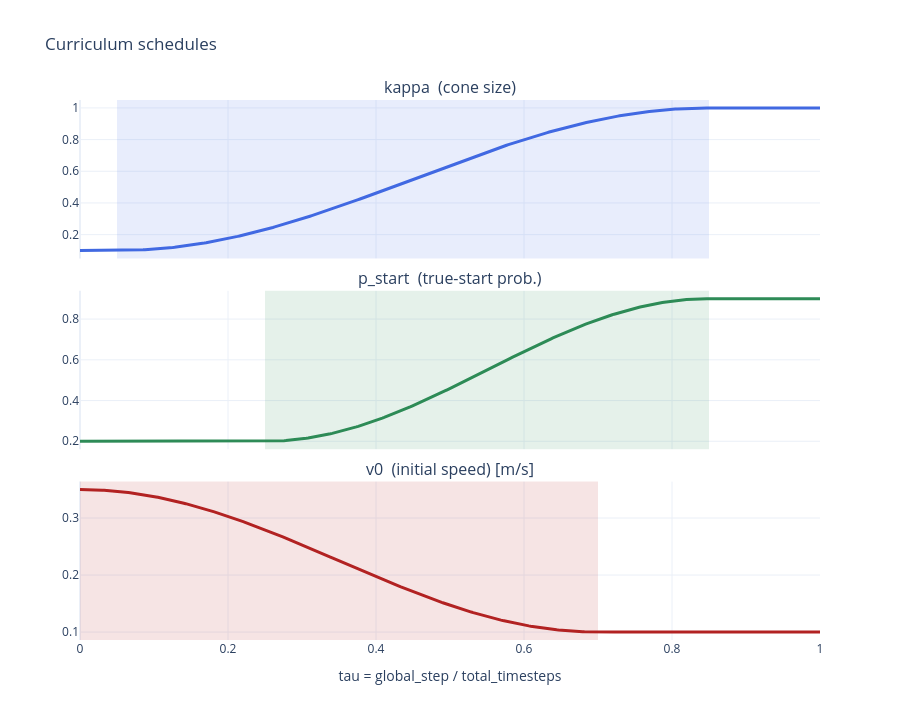

Notebook code for this chart:
### Markdown cell above
## 2. The cosine schedules vs `tau`

Three knobs, three windows. Read top-to-bottom as the training timeline:

| knob | window | from → to | effect |
|---|---|---|---|
| `kappa` (cone size) | `[a0, a1]` | `kappa_min` → `1` | **ramps first** → widens the spawn cone (discovery) |
| `p_start` (true-start mix) | `[b0, b1]` | `p_start_min` → `p_start_max` | **ramps later** → shifts toward the deployment start distribution |
| `v0` (initial speed) | `[c0, c1]` | `v0_max` → `0` | **ramps down early** → removes the through-gate momentum crutch |

The shaded band on each panel is that knob's active window.

### Code cell
taus = np.linspace(0.0, 1.0, 400)
fig = make_subplots(rows=3, cols=1, shared_xaxes=True, vertical_spacing=0.06,
                    subplot_titles=("kappa  (cone size)", "p_start  (true-start prob.)",
                                    "v0  (initial speed) [m/s]"))
specs = [
    (1, _f(kappa_schedule(taus, cfg)), (cfg.a0, cfg.a1), "royalblue"),
    (2, _f(p_start_schedule(taus, cfg)), (cfg.b0, cfg.b1), "seagreen"),
    (3, _f(v0_schedule(taus, cfg)), (cfg.c0, cfg.c1), "firebrick"),
]
for row, y, (w0, w1), c in specs:
    fig.add_trace(go.Scatter(x=taus, y=y, mode="lines", line=dict(color=c, width=3),
                             showlegend=False), row=row, col=1)
    fig.add_vrect(x0=w0, x1=w1, fillcolor=c, opacity=0.12, line_width=0, row=row, col=1)
fig.update_xaxes(title_text="tau = global_step / total_timesteps", row=3, col=1)
fig.update_xaxes(range=[0, 1])  # tau only ever spans [0, 1]
fig.update_layout(height=720, title="Curriculum schedules", template="plotly_white")
fig.show()

### Figure 1 — Plotly figure (JSON) as saved in the notebook; plotly's stock layout.template omitted (floating-point values rounded to 4 significant figures; data arrays with more than 128 entries replaced by an {"elided": "..."} marker saying what was removed)
{"data": [{"line": {"color": "royalblue", "width": 3}, "mode": "lines", "showlegend": false, "type": "scatter", "x": {"elided": "400 float values"}, "xaxis": "x", "y": {"elided": "400 float values"}, "yaxis": "y"}, {"line": {"color": "seagreen", "width": 3}, "mode": "lines", "showlegend": false, "type": "scatter", "x": {"elided": "400 float values"}, "xaxis": "x2", "y": {"elided": "400 float values"}, "yaxis": "y2"}, {"line": {"color": "firebrick", "width": 3}, "mode": "lines", "showlegend": false, "type": "scatter", "x": {"elided": "400 float values"}, "xaxis": "x3", "y": {"elided": "400 float values"}, "yaxis": "y3"}], "layout": {"annotations": [{"font": {"size": 16}, "showarrow": false, "text": "kappa  (cone size)", "x": 0.5, "xanchor": "center", "xref": "paper", "y": 1, "yanchor": "bottom", "yref": "paper"}, {"font": {"size": 16}, "showarrow": false, "text": "p_start  (true-start prob.)", "x": 0.5, "xanchor": "center", "xref": "paper", "y": 0.6467, "yanchor": "bottom", "yref": "paper"}, {"font": {"size": 16}, "showarrow": false, "text": "v0  (initial speed) [m/s]", "x": 0.5, "xanchor": "center", "xref": "paper", "y": 0.2933, "yanchor": "bottom", "yref": "paper"}], "height": 720, "shapes": [{"fillcolor": "royalblue", "line": {"width": 0}, "opacity": 0.12, "type": "rect", "x0": 0.05, "x1": 0.85, "xref": "x", "y0": 0, "y1": 1, "yref": "y domain"}, {"fillcolor": "seagreen", "line": {"width": 0}, "opacity": 0.12, "type": "rect", "x0": 0.25, "x1": 0.85, "xref": "x2", "y0": 0, "y1": 1, "yref": "y2 domain"}, {"fillcolor": "firebrick", "line": {"width": 0}, "opacity": 0.12, "type": "rect", "x0": 0, "x1": 0.7, "xref": "x3", "y0": 0, "y1": 1, "yref": "y3 domain"}], "title": {"text": "Curriculum schedules"}, "xaxis": {"anchor": "y", "domain": [0, 1], "matches": "x3", "range": [0, 1], "showticklabels": false}, "xaxis2": {"anchor": "y2", "domain": [0, 1], "matches": "x3", "range": [0, 1], "showticklabels": false}, "xaxis3": {"anchor": "y3", "domain": [0, 1], "range": [0, 1], "title": {"text": "tau = global_step / total_timesteps"}}, "yaxis": {"anchor": "x", "domain": [0.7067, 1]}, "yaxis2": {"anchor": "x2", "domain": [0.3533, 0.6467]}, "yaxis3": {"anchor": "x3", "domain": [0, 0.2933]}}}
